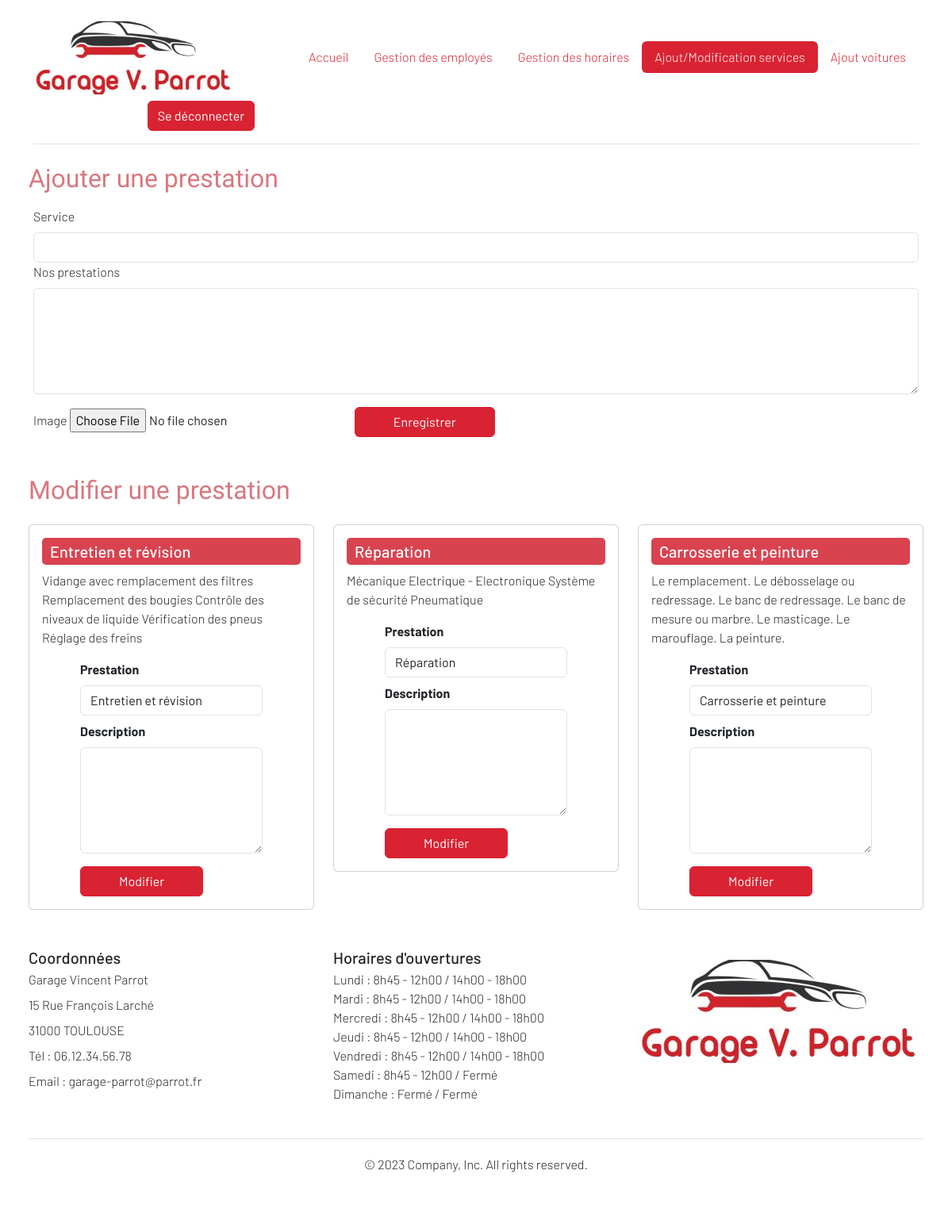
The page /add_modification_service.php (signed in) on the database its author committed.
### tables this page shows
CREATE TABLE `services` (
  `id` int(11) NOT NULL,
  `name` varchar(255) NOT NULL,
  `description` varchar(2000) NOT NULL,
  `image` varchar(255) DEFAULT NULL
);

CREATE TABLE `open_hours` (
  `id` int(11) NOT NULL,
  `day` varchar(50) NOT NULL,
  `morning_hours` varchar(50) NOT NULL,
  `afternoon_hours` varchar(50) NOT NULL
);

### lib/service.php (called while the page is built, shortened)
<?php
  function getService(PDO $pdo){
    $sql = 'SELECT * FROM services';
    $query = $pdo->prepare($sql);
    $query->execute();
    return $query->fetchAll();
  }

### lib/open_close.php (called while the page is built, shortened)
<?php
function getAllOpenDays(PDO $pdo) {
  $query = $pdo->query('SELECT * FROM open_hours');
  return $query->fetchAll(PDO::FETCH_ASSOC);
}

### add_modification_service.php (the view, shortened to what this page needs)
<?php
require_once('templates/header.php');
require_once('lib/service.php');
$service = [
    'name' =>'',
    'description' =>'',
];
?>
<h2 class="row px-5">Ajouter une prestation</h2>
<form action="<?= $_SERVER['PHP_SELF']; ?>" method="POST" enctype="multipart/form-data" >
<div class="container mt-3">
        <div class="row align-items-center">
            <div class="col">
        <label for="name" class="form-label">Service</label>
        <input type="text" name="name" id="name" class="form-control" value="<?=$service['name'];?>">
        <label for="description" class="form-label">Nos prestations</label>
        <textarea  name="description" id="description" cols="30" rows="5" class="form-control"><?=$service['description'];?></textarea>
            </div>
        </div>
</div>
    <div class="container mt-3">
        <div class="row align-items-center">
            <div class="col">
        <label for="file" type="form-label">Image</label>
        <input type="file" name="file" id="file">
        <input type="submit" value="Enregistrer" name="saveService" class="btn btn-primary mx-5 px-5 ">
            </div>
        </div>
    </div>
</form>
<h2 class="row px-5 mt-5">Modifier une prestation</h2>
<?php
$updateService = getService($pdo);
?>
<div class="row mx-4">
<?php foreach ($updateService as $updateService){ ?>
    <article class="mt-3 col-md-4">
        <div class="card_services">
        <div class="card">
            <div class="card-body">
                <h5 class="card-title"><?= $updateService['name']; ?></h5>
                <p class="card-text"><?= $updateService['description']; ?></p>
                <form method="POST" enctype="multipart/form-data">
                    <div class="mb-2 px-5">
                        <label for="name" class="form-label">Prestation</label>
                        <input type="text" name="name" id="name" class="form-control" value="<?= $updateService['name']; ?>">
                    </div>
                    <div class="mb-3 px-5">
                        <label for="description" class="form-label">Description</label>
                        <textarea type="text" name="description" id="description" class="form-control" value="<?= $updateService['description']; ?>"cols="30" rows="5"></textarea>
                    </div>
                    <input type="submit" value="Modifier" name="updateService" class="btn btn-primary mx-5 px-5">
                </form>
            </div>
        </div>
        </div>
    </article>
<?php };
?>
<?php
require_once('templates/footer.php');
?>

### templates/footer.php (shortened to what this page needs)
<?php
require_once('lib/open_close.php');
?>
      <div class="container">
        <footer class="py-5 lh-1">
          <div class="row">
            <div class="col-md-4  mb-3 ">
            <form>
            <h5>Coordonnées</h5>
              <p>Garage Vincent Parrot</p>
              <p>15 Rue François Larché</p>
              <p>31000 TOULOUSE</p>
              <p>Tél : 06.12.34.56.78</p>
              <p>Email : garage-parrot@parrot.fr</p>
            </form>
            </div>
            <div class="col-6 col-md-4 mb-3">
            <h5>Horaires d'ouvertures</h5>
            <ul class="nav flex-column">
            <?php
            $openDays = getAllOpenDays($pdo);
            foreach ($openDays as $open){ ?>
                <li class="nav-item mb-2">
                  <?= $open['day']; ?> : <?= $open['morning_hours']; ?> / <?= $open['afternoon_hours']; ?>
                </li>
            <?php }; ?>
            </ul>
            </div>
            <div class="col-md-3  mb-3">
              <img src="assets/images/logo_Garage.jpg">
            </div>
          </div>
          <div class="d-flex flex-column flex-sm-row justify-content-center py-4 my-4 border-top">
            <p>© 2023 Company, Inc. All rights reserved.</p>
          </div>
        </footer>
      </div>
  </body>
</html>

### assets/css/style.css (style rules this page uses)
.structure { font-family: 'Barlow', sans-serif; font-weight: 300; }
.structure h2, h3 { font-family: 'Rajdhani'; font-weight: 400; }

### rows shown on the page
services: name "Entretien et révision", description "Vidange avec remplacement des filtres Remplacement des bougies Contrôle des niveaux de liquide Vérification des pneus Réglage des freins"
services: name "Réparation", description "Mécanique Electrique - Electronique Système de sécurité Pneumatique"
services: name "Carrosserie et peinture", description "Le remplacement. Le débosselage ou redressage. Le banc de redressage. Le banc de mesure ou marbre. Le masticage. Le marouflage. La peinture."
open_hours: day "Lundi", morning_hours "8h45 - 12h00", afternoon_hours "14h00 - 18h00"
open_hours: day "Mardi", morning_hours "8h45 - 12h00", afternoon_hours "14h00 - 18h00"
open_hours: day "Mercredi", morning_hours "8h45 - 12h00", afternoon_hours "14h00 - 18h00"
open_hours: day "Jeudi", morning_hours "8h45 - 12h00", afternoon_hours "14h00 - 18h00"
open_hours: day "Vendredi", morning_hours "8h45 - 12h00", afternoon_hours "14h00 - 18h00"
open_hours: day "Samedi", morning_hours "8h45 - 12h00", afternoon_hours "Fermé"
open_hours: day "Dimanche", morning_hours "Fermé", afternoon_hours "Fermé"

### other values the page prints
$value "Accueil"
$value "Gestion des employés"
$value "Gestion des horaires"
$value "Ajout/Modification services"
$value "Ajout voitures"
